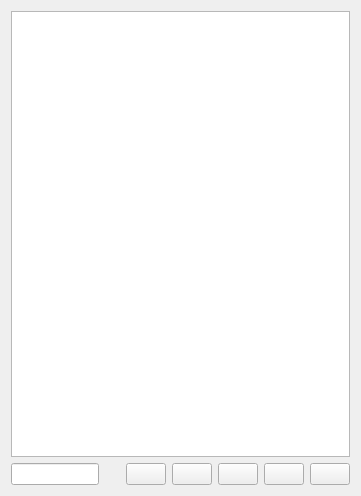
<?xml version="1.0" encoding="UTF-8"?>
<ui version="4.0">
 <class>WdgPaletteChooser</class>
 <widget class="QWidget" name="WdgPaletteChooser">
  <property name="geometry">
   <rect>
    <x>0</x>
    <y>0</y>
    <width>361</width>
    <height>496</height>
   </rect>
  </property>
  <property name="windowTitle">
   <string>Form</string>
  </property>
  <layout class="QVBoxLayout" name="verticalLayout">
   <item>
    <widget class="QListView" name="listViewPalette"/>
   </item>
   <item>
    <layout class="QHBoxLayout" name="horizontalLayout">
     <item>
      <widget class="QLineEdit" name="lineEditpaletteName"/>
     </item>
     <item>
      <spacer name="horizontalSpacer">
       <property name="orientation">
        <enum>Qt::Horizontal</enum>
       </property>
       <property name="sizeHint" stdset="0">
        <size>
         <width>40</width>
         <height>20</height>
        </size>
       </property>
      </spacer>
     </item>
     <item>
      <widget class="QPushButton" name="bnAdd">
       <property name="icon">
        <iconset theme="add">
         <normaloff>.</normaloff>.</iconset>
       </property>
      </widget>
     </item>
     <item>
      <widget class="QPushButton" name="bnEdit">
       <property name="icon">
        <iconset theme="edit">
         <normaloff>.</normaloff>.</iconset>
       </property>
      </widget>
     </item>
     <item>
      <widget class="QPushButton" name="bnImport">
       <property name="icon">
        <iconset theme="document-open">
         <normaloff>.</normaloff>.</iconset>
       </property>
      </widget>
     </item>
     <item>
      <widget class="QPushButton" name="bnExport">
       <property name="icon">
        <iconset theme="document-export">
         <normaloff>.</normaloff>.</iconset>
       </property>
      </widget>
     </item>
     <item>
      <widget class="QPushButton" name="bnRemove">
       <property name="icon">
        <iconset theme="list-remove">
         <normaloff>.</normaloff>.</iconset>
       </property>
      </widget>
     </item>
    </layout>
   </item>
  </layout>
 </widget>
 <resources/>
 <connections/>
</ui>
